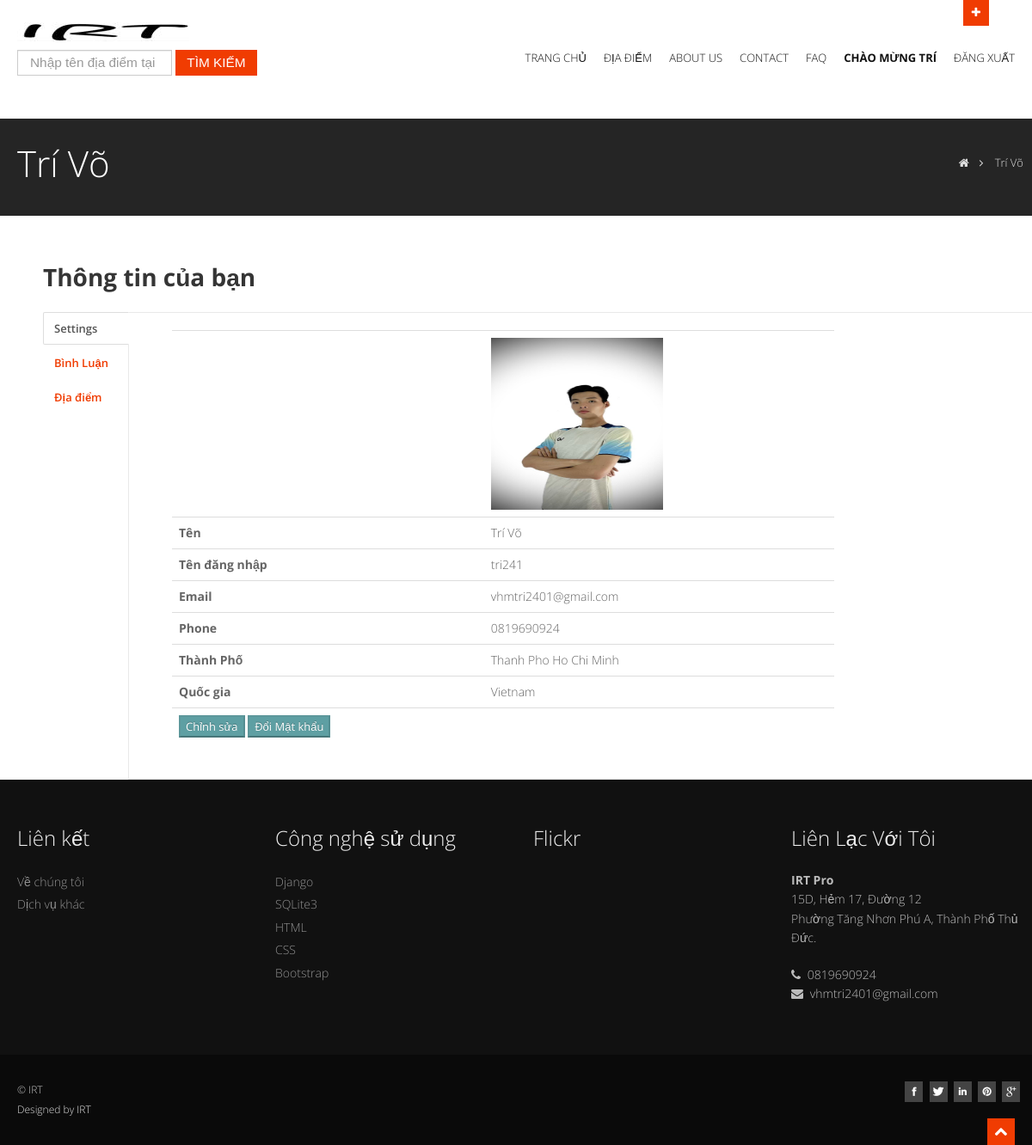
The page /user/profile (signed in) on the database its author committed.
### home/models.py (models this page shows, shortened)
class UserProfile(models.Model):
	user=models.OneToOneField(User, on_delete=models.CASCADE)
	phone=models.CharField(blank=True, max_length=50)
	city=models.CharField(blank=True, max_length=50)
	country=models.CharField(blank=True, max_length=50)
	image=models.ImageField(blank=True,upload_to='images/users/')
	def image_tag(self):
		return mark_safe('<img src="{}" height="50" />'.format(self.image.url))
	image_tag.short_description='Image'

### user/views.py (the view)
# urls.py: path('profile', views.profile, name="profile"),
@login_required(login_url='/login')
def profile(request):
	current_user=request.user
	profile= UserProfile.objects.get(user_id=current_user.id)
	districts=District.objects.all()
	comments=Comment.objects.filter(user_id=current_user.id).order_by('-id')
	places=Place.objects.filter(user_id=current_user.id).order_by('-id')
	content={ 'profile':profile, 'districts':districts, 'comments':comments, 'places':places,}
	return render(request, 'profile.html',content)

### user/templates/profile.html (shortened to what this page needs)
{% extends 'homebase.html' %}
{% block inner_headline %}
<section id="inner-headline">
    <div class="container">
        <div class="row">
            <div class="span4">
                <div class="inner-heading">
                    <h2>{{ user.first_name }} {{ user.last_name }}</h2>
                </div>
            </div>
            <div class="span8">
                <ul class="breadcrumb">
                    <li><a href="/"><i class="icon-home"></i></a><i class="icon-angle-right"></i></li>
                    <li class="active">{{ user.first_name }} {{ user.last_name }}</li>
                </ul>
            </div>
        </div>
    </div>
</section>
{% endblock %}
{% block main_content %}
              <div class="span12">
                <h4><strong>Thông tin của bạn</strong></h4>
                <div class="tabbable tabs-left">
                  <ul class="nav nav-tabs">
                    <li class="active"><a href="#topone" data-toggle="tab">Settings</a></li>
                    <li><a href="#toptwo" data-toggle="tab">Bình Luận</a></li>
                    <li><a href="#topthree" data-toggle="tab">Địa điểm</a></li>
                  </ul>
                  <div class="tab-content">
                    <div class="tab-pane active" id="topone">
                   <div class="span8">
            <table class="table">
            	<tr>
            		<th></th>
            		<td><img style="height: 200px; width: 200px;" src="{{ profile.image.url }}"></td>
            	</tr>
            	<tr>
            		<th>Tên</th>
            		<td>{{ profile.user.first_name }} {{ profile.user.last_name }}</td>
            	</tr>
            	<tr>
            		<th>Tên đăng nhập</th>
            		<td>{{ profile.user.username }}</td>
            	</tr>
            	<tr>
            		<th>Email</th>
            		<td>{{ profile.user.email }}</td>
            	</tr>
            	<tr>
            		<th>Phone</th>
            		<td>{{ profile.phone }}</td>
            	</tr>
            	<tr>
            		<th>Thành Phố</th>
            		<td>{{ profile.city }}</td>
            	</tr>
            	<tr>
            		<th>Quốc gia</th>
            		<td>{{ profile.country }}</td>
            	</tr>
            	<tr>
            		<th><a href="/user/profile_edit"><button class="btn-info" type="submit">Chỉnh sửa</button></a> <a href="/user/change_password"><button class="btn-info" type="submit">Đổi Mật khẩu</button></a> </th>
            		<td></td>
            	</tr>
            </table>
          </div>
                    </div>
                  </div>
                </div>
              </div>
{% endblock %}

### home/templates/homebase.html (shortened to what this page needs)
<!DOCTYPE html>
<html lang="en">
<head>
    {% load static %}
    <link href="{% static 'css/bootstrap.css' %}" rel="stylesheet" />
    <link href="{% static 'css/bootstrap-responsive.css' %}" rel="stylesheet" />
    <link href="{% static 'css/fancybox/jquery.fancybox.css' %}" rel="stylesheet">
    <link href="{% static 'css/jcarousel.css' %}" rel="stylesheet" />
    <link href="{% static 'css/flexslider.css' %}" rel="stylesheet" />
    <link href="{% static 'css/style.css' %}" rel="stylesheet" />
    <link href="{% static 'skins/default.css' %}" rel="stylesheet" />
    <link rel="stylesheet" href="https://ajax.googleapis.com/ajax/libs/jqueryui/1.11.4/themes/smoothness/jquery-ui.css">
</head>
<body>
    <div id="wrapper">
        <header>
            <div class="container ">
                <div id="header-hidden-link">
                    <a href="#" class="toggle-link" title="Bấm vào tôi bạn sẽ nhận được một bất ngờ" data-target=".hidden-top"><i></i>Mở</a>
                </div>
                <div class="row nomargin">
                    <div class="span12">
                    </div>
                </div>
                <div class="row">
                    <div class="span4">
                        <div class="logo">
                            <a href="/"><img src="{% static 'img/logo2.jpg' %}" alt="" class="logo" /></a>
                            <div class="widget">
                                <div class="ui-widget">
                                <form action="/place/search" method="post" class="form-search">
                                    <input placeholder="Nhập tên địa điểm tại đây" id="search" name="search" type="text" class="input-medium search-query">
                                    <button type="submit" class="btn btn-square btn-theme">Tìm kiếm</button>
                                </form>
                                </div>
                            </div>
                        </div>
                    </div>
                    <div class="span8">
                        <div class="navbar navbar-static-top">
                            <div class="navigation">
                                <nav>
                                    <ul class="nav topnav">
                                        <li>
                                            <a href="/">Trang chủ </a>
                                        </li>
                                        <li class="dropdown">
                                            <a href="/place">Địa điểm</a>
                                        </li>
                                            {% load mptt_tags %}
                                        <li>
                                            <a href="/about"> About Us </a>
                                        </li>
                                        <li>
                                            <a href="/contact">Contact </a>
                                        </li>
                                        <li>
                                            <a href="/faq">FAQ</a>
                                        </li>
                                        {% if user.id is not None %}
                                        <li>
                                            <a href="/user/profile"><strong>Chào Mừng {{ user.first_name }}</strong></a>
                                        </li>
                                        <li>
                                            <a href="/logout">Đăng xuất</a>
                                        </li>
                                        {% else %}
                                        <li>
                                            <a href="/login">Bạn còn chờ gì nữa? Đăng nhập tại đây <i class="icon-circle-arrow-up"></i></a>
                                        </li>
                                        {% endif %}
                                    </ul>
                                </nav>
                            </div>
                        </div>
                    </div>
                </div>
            </div>
        </header>
      {% block inner_headline %}
      {% endblock %}
        <section id="content">
          <div class="container">
            {% block main_content %}
            {% endblock %}
            </div>
        </section>
        <footer>
            <div class="container">
                <div class="row">
                    <div class="span3">
                        <div class="widget">
                            <h5 class="widgetheading">Liên kết</h5>
                            <ul class="link-list">
                                <li><a href="#">Về chúng tôi</a></li>
                                <li><a href="#">Dịch vụ khác</a></li>
                            </ul>
                        </div>
                    </div>
                    <div class="span3">
                        <div class="widget">
                            <h5 class="widgetheading">Công nghệ sử dụng</h5>
                            <ul class="link-list">
                                <li><a href="#">Django</a></li>
                                <li><a href="#">SQLite3</a></li>
                                <li><a href="#">HTML</a></li>
                                <li><a href="#">CSS</a></li>
                                <li><a href="#">Bootstrap</a></li>
                            </ul>
                        </div>
                    </div>
                    <div class="span3">
                        <div class="widget">
                            <h5 class="widgetheading">Flickr</h5>
                        </div>
                    </div>
                    <div class="span3">
                        <div class="widget">
                            <h5 class="widgetheading">Liên Lạc Với Tôi</h5>
                            <address>
                <strong>IRT Pro</strong><br>
                 15D, Hẻm 17, Đường 12<br>
                 Phường Tăng Nhơn Phú A, Thành Phố Thủ Đức.
              </address>
                            <p>
                                <i class="icon-phone"></i> 0819690924
                                <br>
                                <i class="icon-envelope-alt"></i> vhmtri2401@gmail.com
                            </p>
                        </div>
                    </div>
                </div>
            </div>
            <div id="sub-footer">
                <div class="container">
                    <div class="row">
                        <div class="span6">
                            <div class="copyright">
                                <p>
                                    <span>&copy; IRT</span>
                                </p>
                                <div class="credits">
                                    Designed by <a href="https://bootstrapmade.com/">IRT</a>
                                </div>
                            </div>
                        </div>
                        <div class="span6">
                            <ul class="social-network">
                                <li><a href="#" data-placement="bottom" title="Facebook"><i class="icon-facebook icon-square"></i></a></li>
                                <li><a href="#" data-placement="bottom" title="Twitter"><i class="icon-twitter icon-square"></i></a></li>
                                <li><a href="#" data-placement="bottom" title="Linkedin"><i class="icon-linkedin icon-square"></i></a></li>
                                <li><a href="#" data-placement="bottom" title="Pinterest"><i class="icon-pinterest icon-square"></i></a></li>
                                <li><a href="#" data-placement="bottom" title="Google plus"><i class="icon-google-plus icon-square"></i></a></li>
                            </ul>
                        </div>
                    </div>
                </div>
            </div>
        </footer>
    </div>
    <a href="#" class="scrollup"><i class="icon-chevron-up icon-square icon-32 active"></i></a>
</body>
</html>

### home/static/css/style.css (style rules this page uses)
body { font-family: 'Open Sans', Arial, sans-serif; font-size: 14px; font-weight: 300; line-height: 1.6em; color: #656565; }
.container { padding: 0 20px 0 20px; position: relative; }
#wrapper { width: 100%; margin: 0; padding: 0; }
.row, .row-fluid { margin-bottom: 30px; }
.row.nomargin, .row-fluid.nomargin { margin-bottom: 0; }
#header-hidden-link { position: absolute; right: 60px; top: 0px; }
#header-hidden-link a.toggle-link, #header-hidden-link a.top-link { outline: 0; font-size: 0; line-height: 1; padding: 5px 10px; height: 20px; display: block; text-align: center; color: #fefefe; text-decoration: none; }
#header-hidden-link a.toggle-link i, #header-hidden-link a.top-link i { font-size: 16px; line-height: 1; }
#header-hidden-link a.toggle-link>i:before { content: "\f067"; font-family: 'FontAwesome'; font-size: 13px; font-weight: normal; font-style: normal; }
header { background: #fff; margin: 0; padding: 0; position: relative; }
header .logo { margin: -10px 0 0 0; float: left; }
header .logo img { margin-bottom: 10px; }
@media (min-width: 768px) { header .navigation { float: right; } }
header ul.nav li { border: none; margin: 0; }
header ul.nav li a { font-size: 12px; border: none; font-weight: 300; text-transform: uppercase; }
.navbar .nav>li>a { color: #111; text-shadow: none; }
ul.nav li.dropdown a { z-index: 1000; display: block; }
#content { position: relative; background: #fff; padding: 50px 0 0 0; }
#content img { max-width: 100%; height: auto; }
#inner-headline { background: #252525; position: relative; margin: 0; padding: 0; color: #fefefe; }
#inner-headline .inner-heading h2 { color: #fff; margin: 20px 0 0 0; }
#inner-headline ul.breadcrumb { margin: 30px 0 0; float: right; }
#inner-headline ul.breadcrumb li { margin-bottom: 0; padding-bottom: 0; }
#inner-headline ul.breadcrumb li { font-size: 13px; color: #ddd; }
#inner-headline ul.breadcrumb li i { color: #dedede; }
#inner-headline ul.breadcrumb li a { color: #fff; }
ul.link-list { margin: 0; padding: 0; list-style: none; }
ul.link-list li { margin: 0; padding: 2px 0 2px 0; list-style: none; }
footer ul.link-list li a { color: #919191; }
.widgetheading { width: 100%; padding: 0; }
footer .widgetheading { position: relative; }
footer { background: #111; padding: 50px 0 0 0; color: #bbb; }
footer a { color: #eee; }
footer h1, footer h2, footer h3, footer h4, footer h5, footer h6 { color: #eee; }
footer address { line-height: 1.6em; }
ul.social-network { list-style: none; margin: 0; }
ul.social-network li { display: inline; }
#sub-footer { background: #0a0a0a; text-shadow: none; color: #5d5d5d; padding: 0; padding-top: 30px; margin: 20px 0 0 0; }
#sub-footer p { margin: 0; padding: 0; }
#sub-footer span { color: #c7c7c7; }
.copyright { text-align: left; font-size: 12px; color: #ddd; }
#sub-footer ul.social-network { float: right; }
.scrollup { position: fixed; width: 32px; height: 32px; bottom: 0px; right: 20px; }
a.scrollup { outline: 0; }

### home/static/skins/default.css (style rules this page uses)
a, a:hover,a:focus,a:active, footer a.text-link:hover, strike, footer ul.link-list li a:hover, .post-meta span a:hover, footer a.text-link, ul.meta-post li a:hover, ul.cat li a:hover, ul.recent li h6 a:hover, ul.portfolio-categ li.active a, ul.portfolio-categ li.active a:hover, ul.portfolio-categ li a:hover,ul.related-post li h4 a:hover, span.highlight,article .post-heading h3 a:hover, .navbar .nav > .active > a,.navbar .nav > .active > a:hover,.navbar .nav > li > a:hover,.navbar .nav > li > a:focus,.navbar .nav > .active > a:focus, .validation { color:#F03C02; }
#header-hidden-link a.toggle-link, #header-hidden-link a.top-link { background:#F03C02; }
.btn-theme { border:1px solid #F03C02; background: #F03C02; }
[class^="icon-"].active, [class*=" icon-"].active { background-color: #F03C02; }

### rows shown on the page
UserProfile: image (picture), user.first_name "Trí", user.last_name "Võ", user.username "tri241", user.email "vhmtri2401@gmail.com", phone "0819690924", city "Thanh Pho Ho Chi Minh", country "Vietnam"

### other values the page prints
{{ user.first_name }} "TRÍ"
{{ user.first_name }} "Trí"
{{ user.last_name }} "Võ"
